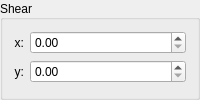
        <widget class="QGroupBox" name="shearGroup">
         <property name="autoFillBackground">
          <bool>false</bool>
         </property>
         <property name="title">
          <string>Shear</string>
         </property>
         <property name="alignment">
          <set>Qt::AlignLeading|Qt::AlignLeft|Qt::AlignVCenter</set>
         </property>
         <property name="flat">
          <bool>false</bool>
         </property>
         <property name="checkable">
          <bool>false</bool>
         </property>
         <property name="checked">
          <bool>false</bool>
         </property>
         <layout class="QVBoxLayout" name="verticalLayout_12">
          <item>
           <layout class="QFormLayout" name="formLayout_4">
            <property name="fieldGrowthPolicy">
             <enum>QFormLayout::AllNonFixedFieldsGrow</enum>
            </property>
            <item row="0" column="0">
             <widget class="QLabel" name="label_shearX">
              <property name="sizePolicy">
               <sizepolicy hsizetype="MinimumExpanding" vsizetype="Preferred">
                <horstretch>0</horstretch>
                <verstretch>0</verstretch>
               </sizepolicy>
              </property>
              <property name="toolTip">
               <string>Horizontal Shear</string>
              </property>
              <property name="text">
               <string>x:</string>
              </property>
              <property name="alignment">
               <set>Qt::AlignRight|Qt::AlignTrailing|Qt::AlignVCenter</set>
              </property>
              <property name="buddy">
               <cstring>shearXBox</cstring>
              </property>
             </widget>
            </item>
            <item row="1" column="1">
             <widget class="KisDoubleSliderSpinBox" name="shearYBox">
              <property name="sizePolicy">
               <sizepolicy hsizetype="Preferred" vsizetype="Preferred">
                <horstretch>0</horstretch>
                <verstretch>0</verstretch>
               </sizepolicy>
              </property>
              <property name="toolTip">
               <string>Vertical Shear</string>
              </property>
             </widget>
            </item>
            <item row="1" column="0">
             <widget class="QLabel" name="label_shearY">
              <property name="sizePolicy">
               <sizepolicy hsizetype="MinimumExpanding" vsizetype="Preferred">
                <horstretch>0</horstretch>
                <verstretch>0</verstretch>
               </sizepolicy>
              </property>
              <property name="minimumSize">
               <size>
                <width>0</width>
                <height>0</height>
               </size>
              </property>
              <property name="toolTip">
               <string>Vertical Shear</string>
              </property>
              <property name="text">
               <string>y:</string>
              </property>
              <property name="alignment">
               <set>Qt::AlignRight|Qt::AlignTrailing|Qt::AlignVCenter</set>
              </property>
              <property name="buddy">
               <cstring>shearYBox</cstring>
              </property>
             </widget>
            </item>
            <item row="0" column="1">
             <widget class="KisDoubleSliderSpinBox" name="shearXBox">
              <property name="sizePolicy">
               <sizepolicy hsizetype="Preferred" vsizetype="Preferred">
                <horstretch>0</horstretch>
                <verstretch>0</verstretch>
               </sizepolicy>
              </property>
              <property name="toolTip">
               <string>Horizontal Shear</string>
              </property>
             </widget>
            </item>
           </layout>
          </item>
         </layout>
        </widget>
